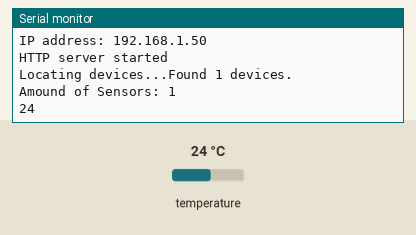
Simulated run of this sketch. Board: ESP8266 (NodeMCU). Shown: the last lines printed to the serial monitor. The test bench sets the inputs (shaded band); at power-on: temperature 24 °C. WiFi joins after 1.5 s; servers stay silent unless stated.

Above: at 2.7 s.
2.8 s: temperature set to 12 °C
At 3.7 s:
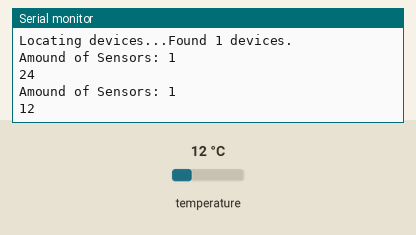
4.3 s: temperature set to 19 °C
At 5.0 s:
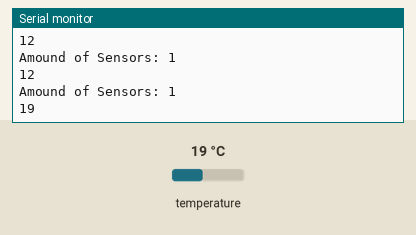
Timing chart, 0 to 7.3 s (numbered marks = the images above; inputs shaded):
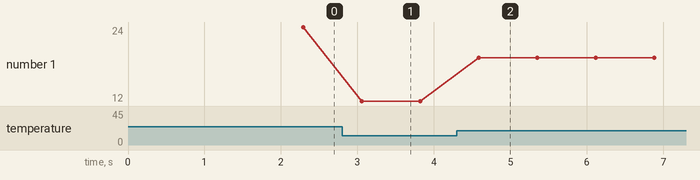

Measured:
- after the input at 2.8 s, the serial monitor: prints a new line after 0.26 s (image 1)
- after the input at 4.3 s, the serial monitor: prints a new line after 0.29 s (image 2)
- plotted number 1: 24 → 12 after the input at 2.8 s, 12 → 19 after the input at 4.3 s

The sketch:

Joghurtmeter.ino
```cpp
#include <ESP8266WiFi.h>
#include <ESP8266WebServer.h>
#include <OneWire.h>
//Get DallasTemperature Library here:  http://milesburton.com/Main_Page?title=Dallas_Temperature_Control_Library
#include <DallasTemperature.h>
// Declare Constants and Pin Numbers
#define ONE_WIRE_BUS_PIN 2
// Setup a oneWire instance to communicate with any OneWire devicesgb
OneWire oneWire(ONE_WIRE_BUS_PIN);
// Pass our oneWire reference to Dallas Temperature.
DallasTemperature sensors(&oneWire);
// Create an array
DeviceAddress One;
// Define Variables - as array so that we can hav more sensors
int probeval[1];

const char *ssid = "ssid";
const char *password = "password";

String webString = "";
int sensorcount;

ESP8266WebServer server ( 80 );

void setup ( void ) {
	Serial.begin ( 115200 );
	WiFi.begin ( ssid, password );
	Serial.println ( "" );

	// Wait for connection
	while ( WiFi.status() != WL_CONNECTED ) {
		delay ( 500 );
		Serial.print ( "." );
	}

	Serial.println ( "" );
	Serial.print ( "Connected to " );
	Serial.println ( ssid );
	Serial.print ( "IP address: " );
	Serial.println ( WiFi.localIP() );


	//server.on ( "/", handleRoot );
  server.on("/", [](){  // if you add this subdirectory to your webserver call, you get text below :)
    float temp = probeval[0];
    // read sensor
    webString="<meta http-equiv='refresh' content='3'>Temperature: "+String((float)temp)+" C";
    server.send(200, "text/html", webString);            // send to someones browser when asked
  });
	server.begin();
	Serial.println ( "HTTP server started" );

  // Initialize the Temperature measurement library
  sensors.begin();
  Serial.print("Locating devices...");
  Serial.print("Found ");
  Serial.print(sensors.getDeviceCount(), DEC);
  Serial.println(" devices.");

  if (!sensors.getAddress(One, 0)) Serial.println("Unable to find address for Device 0");
}


void loop ( void ) {
	server.handleClient();
  readtemp();
}


void readtemp() {
  // Command all devices on bus to read temperature
  sensors.requestTemperatures();
  sensorcount = sensors.getDeviceCount(), DEC;
  Serial.print("Amound of Sensors: ");
  Serial.println(sensorcount);
  for(int i=0;i<=sensorcount-1;i++){
    probeval[i] = (sensors.getTempCByIndex(i));
    Serial.println(probeval[i]);
  }

}
```
